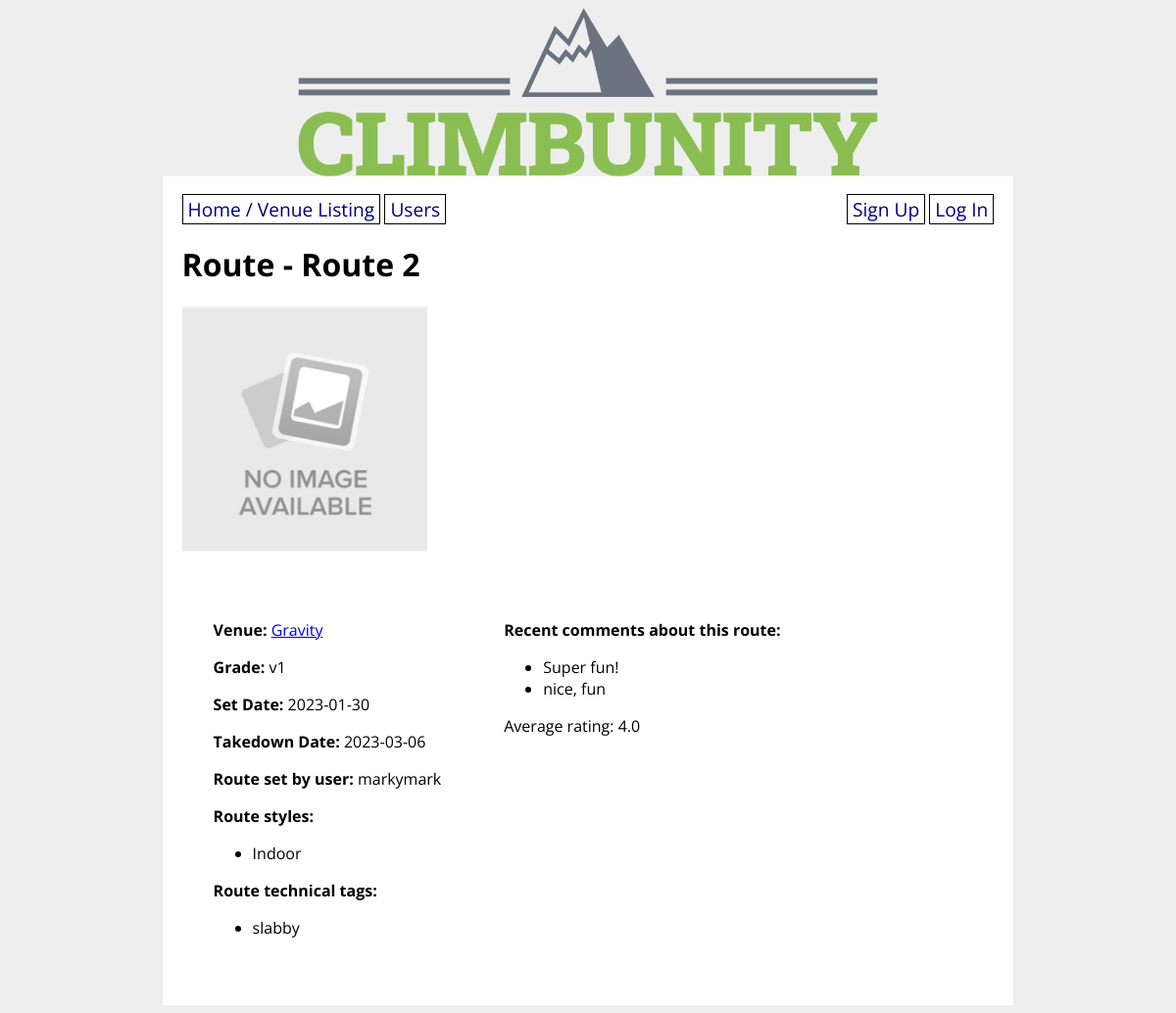
The page /route/2 on the database its author committed.
### climbunity_app/models.py (models this page shows, shortened)
class Route(db.Model):
    id = db.Column(db.Integer, primary_key=True)
    venue_id = db.Column(db.Integer, db.ForeignKey('venue.id'), nullable=False)
    setter_id = db.Column(db.Integer, db.ForeignKey('user.id'))
    name = db.Column(db.String(80), nullable=False)
    grade = db.Column(db.String(10), nullable=False)
    photo_url = db.Column(URLType)
    route_set_date = db.Column(db.Date)
    route_takedown_date = db.Column(db.Date)
    ascents_on_route = db.relationship('Ascent', back_populates='route_ascended') # Route <-1 -- N-> Ascent
    projecting_users = db.relationship('User',
        secondary='user_project_lists', back_populates='user_projects'
    ) # User <- N -- N -> Route
    possible_route_styles = db.relationship('Style',
        secondary='route_style_lists', back_populates='route_styles'
    ) # Route <- N -- N -> Style
    route_tags = db.relationship('Tag',
        secondary='route_tag_lists', back_populates='tagged_routes'
    ) # Route <- N -- N -> Tag

class Venue(db.Model):
    id = db.Column(db.Integer, primary_key=True)
    name = db.Column(db.String(80), nullable=False)
    address = db.Column(db.String(80), nullable=False)
    open_hours = db.Column(db.String(1000))
    description = db.Column(db.String(1000))
    booked_appointments = db.relationship('Appointment', back_populates='appointment_venue') # Venue <-1 -- N-> Appointment
    def __str__(self):
        return f'{self.name}'

class User(UserMixin, db.Model):
    id = db.Column(db.Integer, primary_key=True)
    username = db.Column(db.String(80), nullable=False, unique=True)
    password = db.Column(db.String(200), nullable=False)
    email = db.Column(db.String(200), nullable=False)
    first_name = db.Column(db.String(50), nullable=False)
    last_name = db.Column(db.String(50), nullable=False)
    address = db.Column(db.String(200), nullable=False)
    has_gear = db.Column(db.Boolean, nullable=False)
    is_admin = db.Column(db.Boolean)
    user_projects = db.relationship('Route',
        secondary='user_project_lists', back_populates='projecting_users'
    ) # User <- N -- N -> Route
    user_appointments = db.relationship('Appointment',
        secondary='appointment_guests', back_populates='appointment_attendants'
    ) # User <- N -- N -> Appointment
    user_does_styles = db.relationship('Style',
        secondary='user_style_lists', back_populates='climber_styles'
    ) # User <- N -- N -> Style
    def __str__(self):
        return f'{self.username}'

class Style(db.Model):
    id = db.Column(db.Integer, primary_key=True)
    style = db.Column(db.String(8))
    climber_styles = db.relationship('User',
        secondary='user_style_lists', back_populates='user_does_styles'
    ) # User <- N -- N -> Style
    route_styles = db.relationship('Route',
        secondary='route_style_lists', back_populates='possible_route_styles'
    ) # Route <- N -- N -> Style
    def __str__(self):
        return f'{self.style}'

class Tag(db.Model):
    id = db.Column(db.Integer, primary_key=True)
    tag = db.Column(db.String)
    tagged_routes = db.relationship('Route',
        secondary='route_tag_lists', back_populates='route_tags'
    ) # Route <- N -- N -> Tag
    def __str__(self):
        return f'{self.tag}'
    def __repr__(self):
        return f'{self.tag}'

class Ascent(db.Model):
    id = db.Column(db.Integer, primary_key=True)
    user_id = db.Column(db.Integer, db.ForeignKey('user.id'), nullable=False)
    route_id = db.Column(db.Integer, db.ForeignKey('route.id'), nullable=False)
    send_date = db.Column(db.Date)
    send_type = db.Column(db.Enum(SendType))
    send_rating = db.Column(db.Integer)
    send_comments = db.Column(db.String)
    route_ascended = db.relationship('Route', back_populates='ascents_on_route')  # Route <-1 -- N-> Ascent

### climbunity_app/main/routes.py (the view, shortened to what this page needs)
@main.route('/route/<route_id>', methods=['GET', 'POST'])
def route_detail(route_id):
    route = Route.query.get(route_id)
    route_venue = Venue.query.get(route.venue_id)
    setter = User.query.get(route.setter_id)
    ratings = 0
    rating = 0
    if route.ascents_on_route:
        for ascent in route.ascents_on_route:
            ratings += ascent.send_rating
        rating = ratings/len(route.ascents_on_route)
    form = RouteForm(obj=route)
    item = Route.query.get(route_id)
    return render_template('route_detail.html', form=form, route=route, route_venue=route_venue, setter=setter, rating=rating)

### climbunity_app/templates/route_detail.html (shortened to what this page needs)
{% extends 'base.html' %}
{% block content %}
    <h1>Route - {{ route.name }}</h1>
    {% if route.photo_url %}
        <p><img src="{{ route.photo_url }}" width="250px" height="250px"></p>
    {% endif %}
    <div class="route-container">
        <div class="route-info">
            <p><strong>Venue:</strong> <a href="/venue/{{ route_venue.id }}">{{ route_venue }}</a></p>
            <p><strong>Grade:</strong> {{ route.grade }}</p>
            <p><strong>Set Date:</strong> {{ route.route_set_date }}</p>
            <p><strong>Takedown Date:</strong> {{ route.route_takedown_date }}</p>
            <p><strong>Route set by user:</strong> {{ setter }}</p>
            <p><strong>Route styles:</strong></p>
            <ul>
                {% for style in route.possible_route_styles %}
                    <li>{{ style }}</li>
                {% endfor %}
            </ul>
            <p><strong>Route technical tags:</strong></p>
            <ul>
                {% for tag in route.route_tags %}
                    <li>{{ tag }}</li>
                {% endfor %}
            </ul>
        </div>
        <div class="route-social">
            {% if route.ascents_on_route %}
                <p><strong>Recent comments about this route:</strong></p>
                <ul>
                    {% for ascent in route.ascents_on_route %}
                        {% if ascent.send_comments %}
                            <li>{{ ascent.send_comments }}</li>
                        {% endif %}
                    {% endfor %}
                </ul>
                <p>Average rating: {{ rating }}</p>
            {% else %}
                <p>No comments yet... Log an ascent and leave some comments!</p>
            {% endif %}
        </div>
    </div>
{% endblock %}

### climbunity_app/static/style.css (style rules this page uses)
body { display: flex; flex-direction: column; align-items: center; background-color: #eee; font-family: 'Open Sans', sans-serif; }
.route-container { display: flex; flex-direction: row; }
.route-info, .route-social { padding: 2em }

### rows shown on the page
Route: name "Route 2", photo_url (placeholder picture), grade "v1", route_set_date "2023-01-30", route_takedown_date "2023-03-06"
Venue: name "Gravity"
User: username "markymark"
Style: style "Indoor"
Tag: tag "slabby"
Ascent: send_comments "Super fun!"
Ascent: send_comments "nice, fun"

### other values the page prints
{{ rating }} "4.0"
